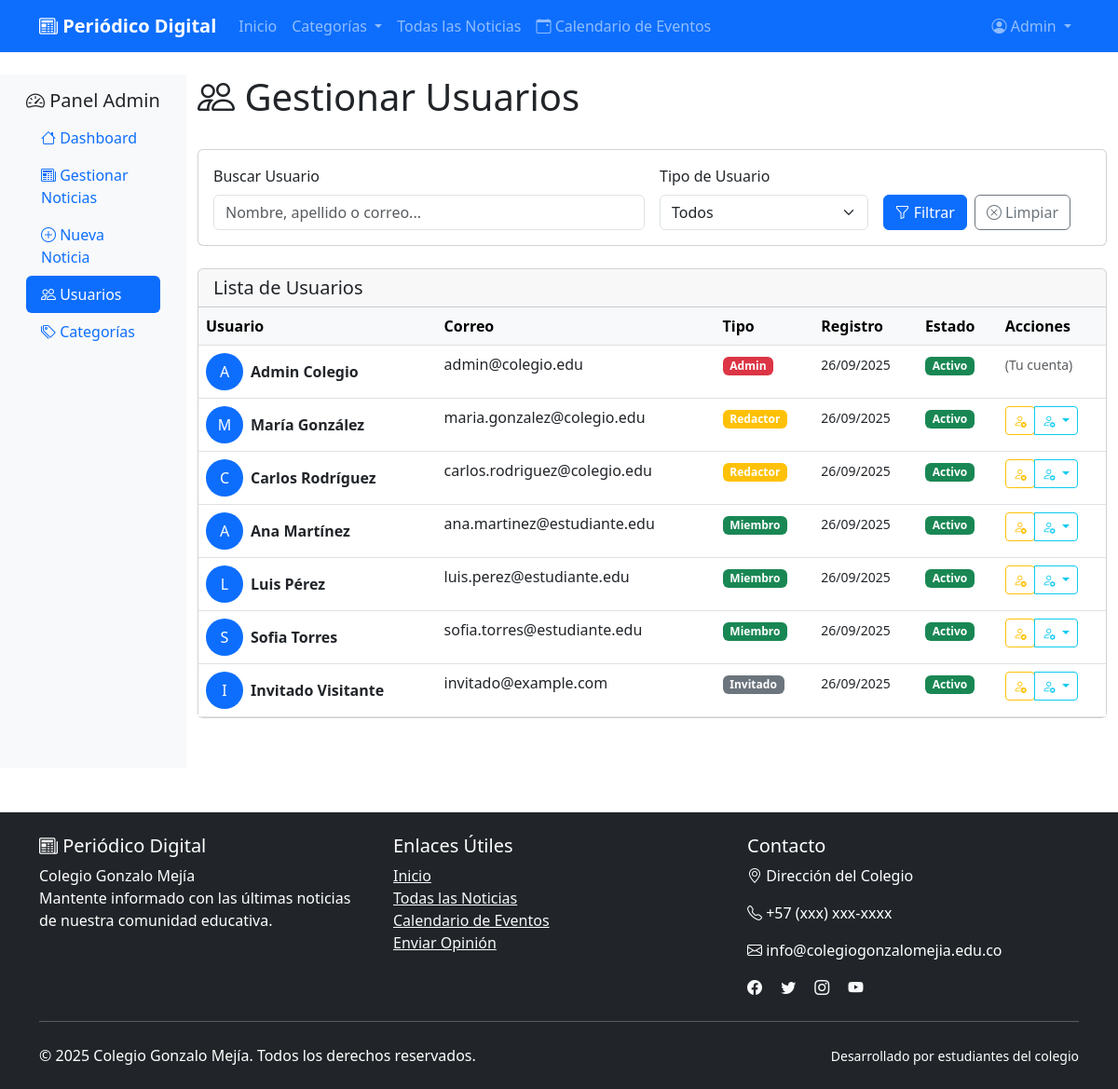
The page /vistas/admin/gestionar_usuarios.php (signed in) on the database its author committed.
### tables this page shows
CREATE TABLE IF NOT EXISTS usuarios (
    id INT AUTO_INCREMENT PRIMARY KEY,
    nombre VARCHAR(100) NOT NULL,
    apellido VARCHAR(100) NOT NULL,
    correo_electronico VARCHAR(150) UNIQUE NOT NULL,
    contrasena_hash VARCHAR(255) NOT NULL,  
    tipo_usuario ENUM('invitado', 'miembro', 'redactor', 'admin') DEFAULT 'invitado',
    fecha_registro TIMESTAMP DEFAULT CURRENT_TIMESTAMP,
    activo BOOLEAN DEFAULT TRUE
);

### vistas/admin/gestionar_usuarios.php (the view, shortened to what this page needs)
<?php
include_once '../../includes/header.php';
include_once '../../includes/conexion.php';
include_once '../../includes/navbar.php';
$filtro_tipo = isset($_GET['tipo']) ? $_GET['tipo'] : 'todos';
$busqueda = isset($_GET['busqueda']) ? trim($_GET['busqueda']) : '';
$where_conditions = [];
$where_clause = !empty($where_conditions) ? "WHERE " . implode(" AND ", $where_conditions) : "";
$sql_usuarios = "SELECT * FROM usuarios $where_clause ORDER BY fecha_registro DESC";
$stmt_usuarios = mysqli_prepare($conexion, $sql_usuarios);
mysqli_stmt_execute($stmt_usuarios);
$usuarios = mysqli_stmt_get_result($stmt_usuarios);
?>
<div class="container-fluid mt-4">
    <div class="row">
        <div class="col-md-3 col-lg-2 sidebar">
            <div class="p-3">
                <h5><i class="bi bi-speedometer2"></i> Panel Admin</h5>
                <ul class="nav nav-pills flex-column">
                    <li class="nav-item">
                        <a class="nav-link" href="dashboard.php">
                            <i class="bi bi-house"></i> Dashboard
                        </a>
                    </li>
                    <li class="nav-item">
                        <a class="nav-link" href="gestionar_noticias.php">
                            <i class="bi bi-newspaper"></i> Gestionar Noticias
                        </a>
                    </li>
                    <li class="nav-item">
                        <a class="nav-link" href="crear_noticia.php">
                            <i class="bi bi-plus-circle"></i> Nueva Noticia
                        </a>
                    </li>
                    <li class="nav-item">
                        <a class="nav-link active" href="gestionar_usuarios.php">
                            <i class="bi bi-people"></i> Usuarios
                        </a>
                    </li>
                    <li class="nav-item">
                        <a class="nav-link" href="gestionar_categorias.php">
                            <i class="bi bi-tags"></i> Categorías
                        </a>
                    </li>
                </ul>
            </div>
        </div>
        <div class="col-md-9 col-lg-10">
            <div class="d-flex justify-content-between align-items-center mb-4">
                <h1><i class="bi bi-people"></i> Gestionar Usuarios</h1>
            </div>
            <div class="card mb-4">
                <div class="card-body">
                    <form method="GET" class="row g-3">
                        <div class="col-md-6">
                            <label for="busqueda" class="form-label">Buscar Usuario</label>
                            <input type="text" class="form-control" id="busqueda" name="busqueda"
                                   value="<?php echo htmlspecialchars($busqueda); ?>"
                                   placeholder="Nombre, apellido o correo...">
                        </div>
                        <div class="col-md-3">
                            <label for="tipo" class="form-label">Tipo de Usuario</label>
                            <select class="form-select" id="tipo" name="tipo">
                                <option value="todos" <?php echo ($filtro_tipo == 'todos') ? 'selected' : ''; ?>>Todos</option>
                            </select>
                        </div>
                        <div class="col-md-3 d-flex align-items-end">
                            <button type="submit" class="btn btn-primary me-2">
                                <i class="bi bi-funnel"></i> Filtrar
                            </button>
                            <a href="gestionar_usuarios.php" class="btn btn-outline-secondary">
                                <i class="bi bi-x-circle"></i> Limpiar
                            </a>
                        </div>
                    </form>
                </div>
            </div>
            <div class="card">
                <div class="card-header">
                    <h5 class="mb-0">Lista de Usuarios</h5>
                </div>
                <div class="table-responsive">
                    <table class="table table-hover mb-0">
                        <thead class="table-light">
                            <tr>
                                <th>Usuario</th>
                                <th>Correo</th>
                                <th>Tipo</th>
                                <th>Registro</th>
                                <th>Estado</th>
                                <th>Acciones</th>
                            </tr>
                        </thead>
                        <tbody>
                            <?php while ($usuario = mysqli_fetch_assoc($usuarios)): ?>
                                <tr>
                                    <td>
                                        <div class="d-flex align-items-center">
                                            <div class="rounded-circle bg-primary text-white d-flex align-items-center justify-content-center me-2"
                                                 style="width: 40px; height: 40px;">
                                                <?php echo strtoupper(substr($usuario['nombre'], 0, 1)); ?>
                                            </div>
                                            <div>
                                                <strong><?php echo htmlspecialchars($usuario['nombre'] . ' ' . $usuario['apellido']); ?></strong>
                                            </div>
                                        </div>
                                    </td>
                                    <td><?php echo htmlspecialchars($usuario['correo_electronico']); ?></td>
                                    <td>
                                        <?php
                                        $badge_class = [
                                            'admin' => 'bg-danger',
                                            'redactor' => 'bg-warning',
                                            'miembro' => 'bg-success',
                                            'invitado' => 'bg-secondary'
                                        ];
                                        $clase = $badge_class[$usuario['tipo_usuario']] ?? 'bg-secondary';
                                        ?>
                                        <span class="badge <?php echo $clase; ?>">
                                            <?php echo ucfirst($usuario['tipo_usuario']); ?>
                                        </span>
                                    </td>
                                    <td>
                                        <small><?php echo date('d/m/Y', strtotime($usuario['fecha_registro'])); ?></small>
                                    </td>
                                    <td>
                                        <?php if ($usuario['activo']): ?>
                                            <span class="badge bg-success">Activo</span>
                                        <?php else: ?>
                                            <span class="badge bg-secondary">Inactivo</span>
                                        <?php endif; ?>
                                    </td>
                                    <td>
                                        <?php if ($usuario['id'] != $_SESSION['usuario_id']): ?>
                                            <div class="btn-group" role="group">
                                                <form method="POST" class="d-inline">
                                                    <button type="submit" class="btn btn-sm btn-outline-warning"
                                                            title="<?php echo $usuario['activo'] ? 'Desactivar' : 'Activar'; ?>">
                                                        <i class="bi bi-<?php echo $usuario['activo'] ? 'person-x' : 'person-check'; ?>"></i>
                                                    </button>
                                                </form>
                                                <div class="btn-group" role="group">
                                                    <button type="button" class="btn btn-sm btn-outline-info dropdown-toggle"
                                                            data-bs-toggle="dropdown" title="Cambiar tipo">
                                                        <i class="bi bi-person-gear"></i>
                                                    </button>
                                                </div>
                                            </div>
                                        <?php else: ?>
                                            <span class="text-muted"><small>(Tu cuenta)</small></span>
                                        <?php endif; ?>
                                    </td>
                                </tr>
                            <?php endwhile; ?>
                        </tbody>
                    </table>
                </div>
            </div>
        </div>
    </div>
</div>
<?php include_once '../../includes/footer.php'; ?>

### includes/header.php (style rules this page uses)
.sidebar { background-color: #f8f9fa; min-height: calc(100vh - 56px); }

### rows shown on the page
usuarios: nombre "A", nombre+apellido "Admin Colegio", correo_electronico "admin@colegio.edu", tipo_usuario "Admin", fecha_registro "26/09/2025", activo "Activo", shows "(Tu cuenta)"
usuarios: nombre "M", nombre+apellido "María González", correo_electronico "maria.gonzalez@colegio.edu", tipo_usuario "Redactor", fecha_registro "26/09/2025", activo "Activo"
usuarios: nombre "C", nombre+apellido "Carlos Rodríguez", correo_electronico "carlos.rodriguez@colegio.edu", tipo_usuario "Redactor", fecha_registro "26/09/2025", activo "Activo"
usuarios: nombre "A", nombre+apellido "Ana Martínez", correo_electronico "ana.martinez@estudiante.edu", tipo_usuario "Miembro", fecha_registro "26/09/2025", activo "Activo"
usuarios: nombre "L", nombre+apellido "Luis Pérez", correo_electronico "luis.perez@estudiante.edu", tipo_usuario "Miembro", fecha_registro "26/09/2025", activo "Activo"
usuarios: nombre "S", nombre+apellido "Sofia Torres", correo_electronico "sofia.torres@estudiante.edu", tipo_usuario "Miembro", fecha_registro "26/09/2025", activo "Activo"
usuarios: nombre "I", nombre+apellido "Invitado Visitante", correo_electronico "invitado@example.com", tipo_usuario "Invitado", fecha_registro "26/09/2025", activo "Activo"

### other values the page prints
$_SESSION['usuario_nombre'] "Admin"
